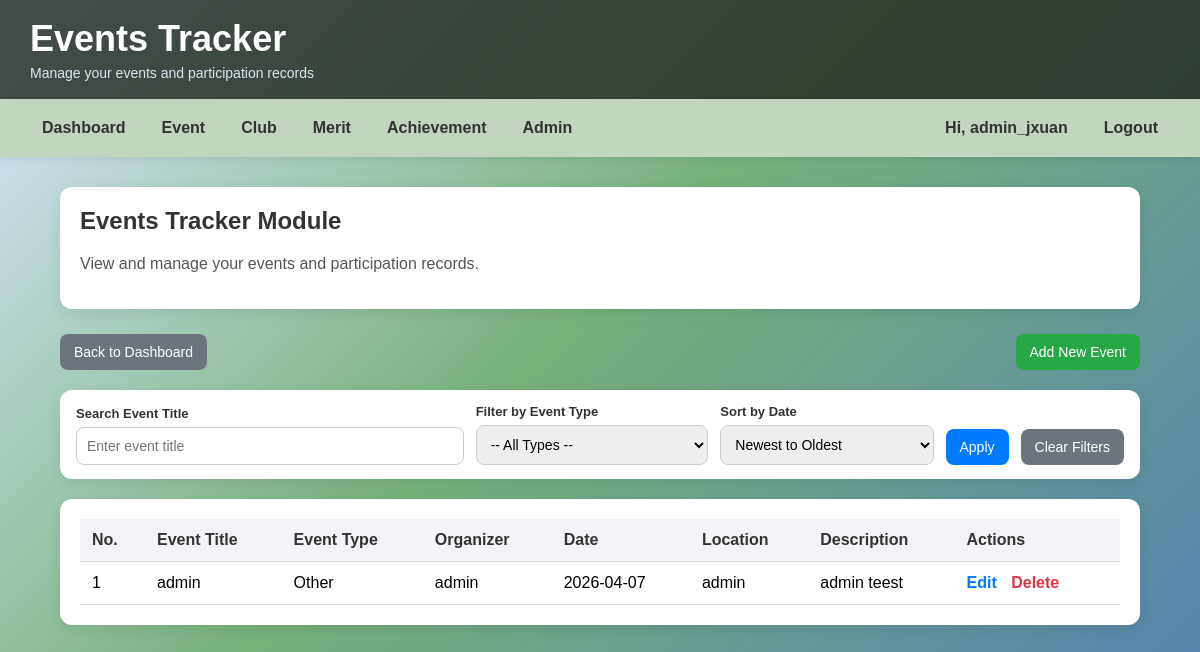
Page /event/event_list.php (signed in) on the committed database.
### tables this page shows
CREATE TABLE `events` (
  `event_id` int(11) NOT NULL,
  `user_id` int(11) NOT NULL,
  `event_title` varchar(150) NOT NULL,
  `event_type` varchar(100) DEFAULT NULL,
  `organizer` varchar(150) NOT NULL,
  `event_date` date NOT NULL,
  `location` varchar(150) NOT NULL,
  `description` text DEFAULT NULL,
  `created_at` timestamp NOT NULL DEFAULT current_timestamp()
);

### event/event_list.php (the view, shortened to what this page needs)
<?php
include("../db.php");
$user_id = $_SESSION['user_id'];
$search = "";
$sort_order = "DESC";
$query = "SELECT * FROM events WHERE user_id='$user_id'";
$query .= " ORDER BY event_date $sort_order";
$result = mysqli_query($con, $query);
include("../partials/header.php");
include("../partials/navbar.php");
?>
    <div class="container">
        <div class="header-box">
                <h2>Events Tracker Module</h2>
                <p>View and manage your events and participation records.</p>
            </div>
            <div class="top-actions">
                <a href="../dashboard.php" class="btn btn-back">Back to Dashboard</a>
                <a href="event_add.php" class="btn btn-add">Add New Event</a>
            </div>
            <div class = "filter-box">
                <form method="GET" action="event_list.php" class="filter-form">
                     <div class="form-group group-search">
                        <label for="search">Search Event Title</label>
                        <input type="text" name="search" id="search" value="<?php echo htmlspecialchars($search); ?>" placeholder="Enter event title">
                    </div>
                    <div class="form-group group-type">
                        <label for="filter_type">Filter by Event Type</label>
                        <select name="filter_type" id="filter_type">
                        <option value="">-- All Types --</option>
                        </select>
                    </div>
                    <div class="form-group group-sort">
                         <label for="sort_order">Sort by Date</label>
                        <select name="sort_order" id="sort_order">
                            <option value="DESC" <?php if ($sort_order == "DESC")
                                echo "selected"; ?>>Newest to Oldest</option>
                        </select>
                    </div>
                    <div class="form-group group-btn">
                        <button type="submit" class="btn btn-filter">Apply</button>
                    </div>
                    <div class = "form-group group-btn">
                        <a href="event_list.php" class="btn btn-reset">Clear Filters</a>
                    </div>
                </form>
            </div>
            <div class = 'table-box'>
                <?php if(mysqli_num_rows($result) > 0) { ?>
                    <table>
                        <thead>
                            <tr>
                                <th>No. </th>
                                <th>Event Title</th>
                                <th>Event Type</th>
                                <th>Organizer</th>
                                <th>Date</th>
                                <th>Location</th>
                                <th>Description</th>
                                <th>Actions</th>
                            </tr>
                        </thead>
                        <tbody>
                            <?php
                            $count = 1;
                            while($row = mysqli_fetch_assoc($result)) { ?>
                                <tr>
                                    <td><?php echo $count; ?></td>
                                        <td><?php echo htmlspecialchars($row['event_title']); ?></td>
                                        <td><?php echo htmlspecialchars($row['event_type']); ?></td>
                                        <td><?php echo htmlspecialchars($row['organizer']); ?></td>
                                        <td><?php echo htmlspecialchars($row['event_date']); ?></td>
                                         <td><?php echo htmlspecialchars($row['location']); ?></td>
                                        <td><?php echo htmlspecialchars($row['description']); ?></td>
                                    <td>
                                    <a class="action-link edit-link" href="event_edit.php?event_id=
                                        <?php echo $row['event_id']; ?>">
                                        Edit
                                    </a>
                                    <a class="action-link delete-link" href="event_delete.php?event_id=
                                        <?php echo $row['event_id']; ?>"
                                        onclick="return confirm('Are you sure you want to delete this event record?')">
                                        Delete</a>
                                    </td>
                                </tr>
                            <?php $count++;
                             } ?>
                        </tbody>
                    </table>
                <?php }
                else { ?>
                    <div class="empty-message">
                        No events found here. Start by adding a new event!</div>
                <?php } ?>
            </div>
        </div>
    </body>
</html>

### assets/style.css (style rules this page uses)
body { font-family: Arial, sans-serif; background: linear-gradient(135deg, #d9e8ff 0%, #76b07a 45%, #507eb6 100%); background-attachment: fixed; min-height: 100vh; margin: 0; }
.container { width: 90%; max-width: 1100px; margin: 30px auto; }
.page-box, .card, .header-box, .module-card { background-color: #ffffff; padding: 20px; border-radius: 12px; box-shadow: 0 4px 14px rgba(0,0,0,0.08); }
.header-box, .page-box { margin-bottom: 25px; }
h2, h3 { color: #333333; margin-top: 0; }
p { color: #555555; }
.btn { text-decoration: none; padding: 10px 14px; border-radius: 8px; color: white; font-size: 14px; display: inline-block; border: none; cursor: pointer; }
.btn-add { background-color: #28a745; }
.btn-back { background-color: #6c757d; }
.top-actions { margin: 20px 0; display: flex; justify-content: space-between; align-items: center; flex-wrap: wrap; gap: 10px; }
.table-box { background-color: #ffffff; padding: 20px; border-radius: 12px; box-shadow: 0 4px 14px rgba(0,0,0,0.08); overflow-x: auto; -webkit-overflow-scrolling: touch; }
table { width: 100%; min-width: 900px; border-collapse: collapse; }
th, td { padding: 12px; border-bottom: 1px solid #dddddd; text-align: left; vertical-align: top; }
th { background-color: #f2f4f7; color: #333333; }
.action-link { text-decoration: none; margin-right: 10px; font-weight: bold; }
.edit-link { color: #007bff; }
.delete-link { color: #dc3545; }
label { font-weight: bold; color: #333333; }
input[type="text"], input[type="email"], input[type="password"], input[type="date"], textarea, select { width: 100%; padding: 10px; margin-top: 6px; margin-bottom: 16px; border: 1px solid #cccccc; border-radius: 8px; box-sizing: border-box; font-size: 14px; }
.filter-box { background-color: #ffffff; padding: 14px 16px; border-radius: 12px; box-shadow: 0 4px 14px rgba(0,0,0,0.08); margin-bottom: 20px; overflow-x: auto; }
.filter-form { display: flex; align-items: end; gap: 12px; flex-wrap: nowrap; min-width: 900px; }
.filter-form .form-group { display: flex; flex-direction: column; margin: 0; }
.filter-form .group-search { flex: 2; }
.filter-form .group-type { flex: 1.2; }
.filter-form .group-sort { flex: 1.1; }
.filter-form .group-btn { flex: 0 0 auto; }
.filter-form label { margin-bottom: 6px; font-size: 13px; }
.filter-form input[type="text"], .filter-form select { margin: 0; min-width: 0; }
.btn-filter { background-color: #007bff; }
.btn-reset { background-color: #6c757d; }

### rows in the picture
events: event_title "admin", event_type "Other", organizer "admin", event_date "2026-04-07", location "admin", description "admin teest"

### other values in the picture
$page_title "Events Tracker"
$page_subtitle "Manage your events and participation records"
$_SESSION['user_name'] "admin_jxuan"
